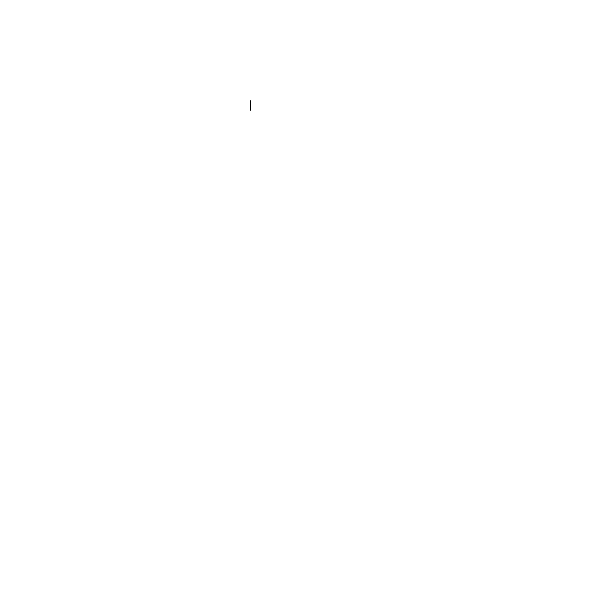
Frame 1 (no input)
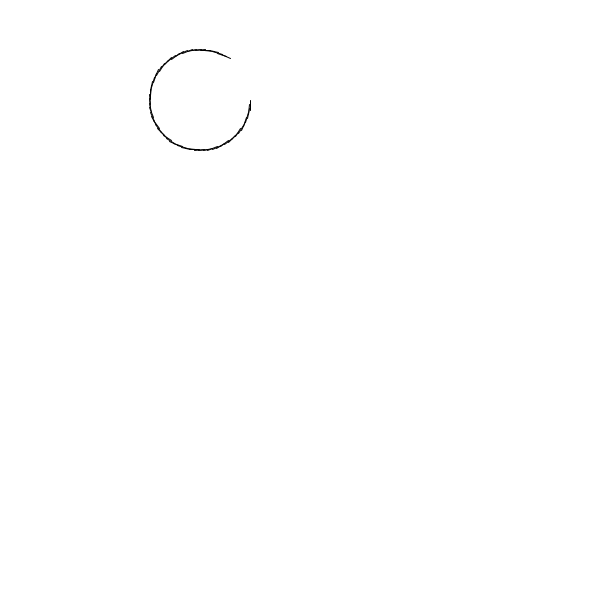
Frame 60 (the mouse pressed at the canvas centre just before this capture)
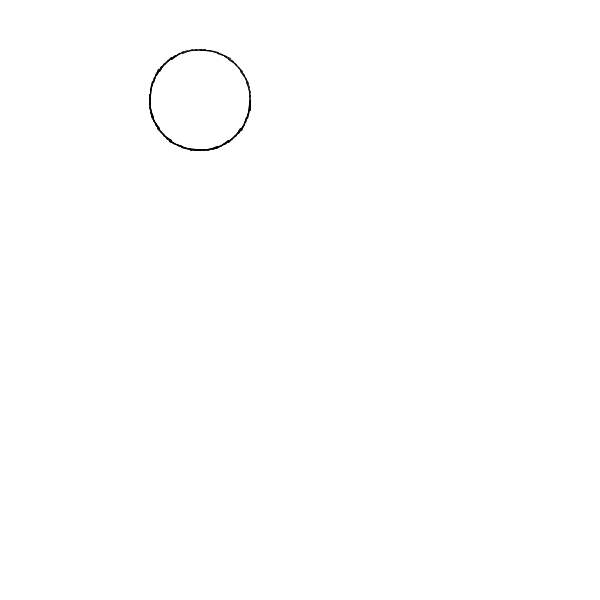
Frame 120 (the mouse held since frame 60 and released just before this capture)

The Processing sketch that drew these frames (run headless with seeded random() and noise(); from frame 60 on, the mouse is pressed at the canvas centre):

// Processing sketch: SuperKolko
// ── SuperKolko.pde

void setup(){
  size(600, 600); 
  noStroke();
  background(255);


}

int kat=0;

void draw(){
 stroke(0);
 
 translate(200,100);
 rotate(radians(kat));
 
 beginShape();
 vertex(50,0);
 vertex(50,10);
 endShape();
 
 kat=kat+5;
}
